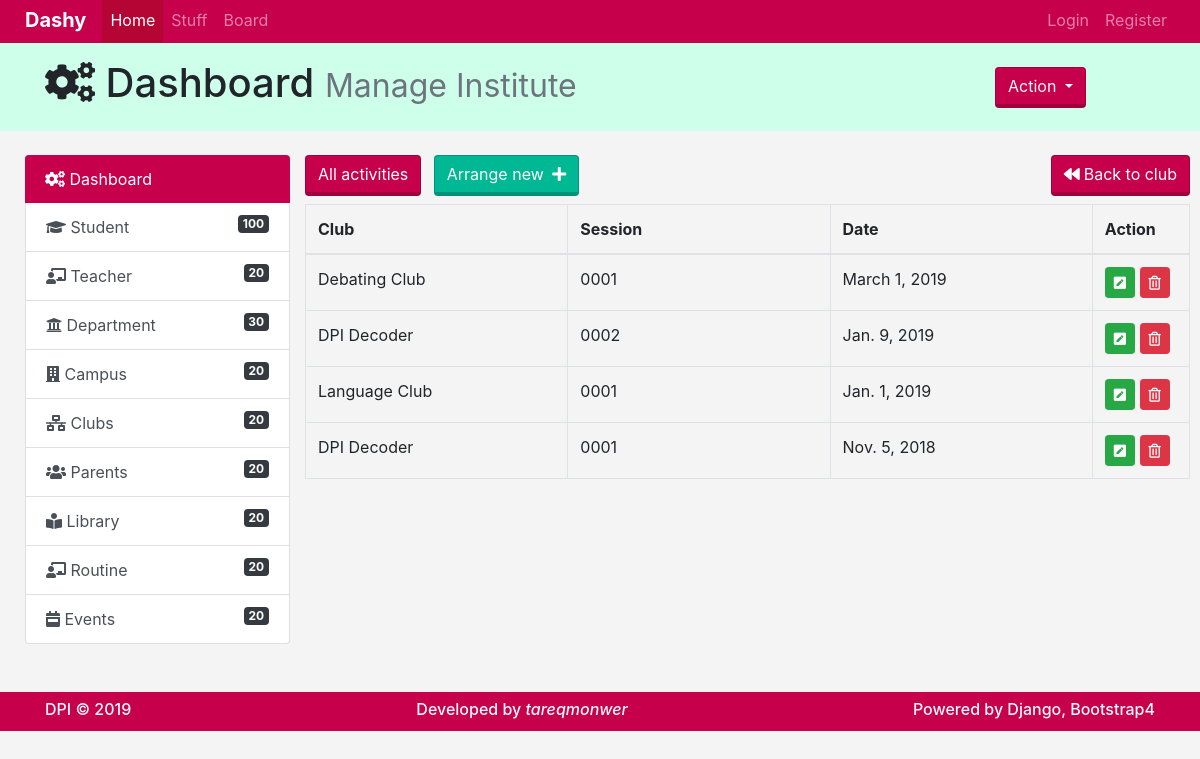
The app's page /clubs/history/ with its own data.
### clubs/models.py (models this page shows, shortened)
class Activity(models.Model):
    club = models.ForeignKey(Club, on_delete=models.CASCADE)
    session_no = models.CharField(max_length=4)
    date = models.DateField()
    mentor = models.ForeignKey('teachers.Teacher', on_delete=models.CASCADE)

class Club(models.Model):
    name = models.CharField(max_length=30)
    description = models.TextField()
    coach = models.ForeignKey('teachers.Teacher', on_delete=models.CASCADE)
    def __str__(self):
        return self.name

### clubs/views.py (the view)
# urls.py: path('history/', views.clubs_history, name='history'),
def clubs_history(request):
    clubs = Activity.objects.order_by('-date')
    context = {
        'clubs': clubs,
    }
    return render(request, 'clubs/history.html', context)

### templates/clubs/history.html
{% extends 'base.html' %}
{% load static %}
{% block body %}
<div class="col-md-12 m-0 p-0 pb-3">
    <button type="button" class="btn bg-custom1">All activities</button>
    <a href="#" class="btn bg-custom1-dark ml-2">
        Arrange new
        <i class="fas fa-plus ml-1"></i>
    </a>
    <a href="{% url 'clubs:clubshome' %}" class="btn bg-custom1 float-right">
        <i class="fas fa-backward mr-1"></i>Back to club
    </a>
    <table class="table table-bordered mt-2">
        <thead>
            <tr>
                <th scope="col">Club</th>
                <th scope="col">Session</th>
                <th scope="col">Date</th>
                <th scope="col">Action</th>
            </tr>
        </thead>
        <tbody>
            {% for record in clubs %}
            <tr>
                <td style="width: 27%">{{ record.club }}</td>
                <td style="width: 27%">{{ record.session_no }}</td>
                <td style="width: 27%">{{ record.date }}</td>
                <td style="width: 10%;">
                    <div class="btn-group-sm mx-auto" role="group" aria-label="Basic example">
                        <button type="button" class="btn btn-success"><i class="fas fa-pen-square"></i></button>
                        <button type="button" class="btn btn-danger"><i class="far fa-trash-alt"></i></button>
                    </div>
                </td>
            </tr>
            {% endfor %}
        </tbody>
    </table>
</div>
{% endblock %}

### static/css/main.css (style rules this page uses)
.bg-custom1 { background: #c7004c; color: #fff; border-bottom-width: calc(.2rem + .0625rem); border-color: rgba(0,0,0,0.2); }
.bg-custom1-dark { background: #00b894; color: #fff; border-bottom-width: calc(.2rem + .0625rem); border-color: rgba(0,0,0,0.2); }
body { background: #f4f4f4; }

### static/clubs/css/club.css (style rules this page uses)
.bg-custom1-dark { background: #00b894; color: #fff; border-bottom-width: calc(.2rem + .0625rem); border-color: rgba(0,0,0,0.2); }

### records on screen
Activity: club "Debating Club", session_no "0001", date "March 1, 2019"
Activity: club "DPI Decoder", session_no "0002", date "Jan. 9, 2019"
Activity: club "Language Club", session_no "0001", date "Jan. 1, 2019"
Activity: club "DPI Decoder", session_no "0001", date "Nov. 5, 2018"
